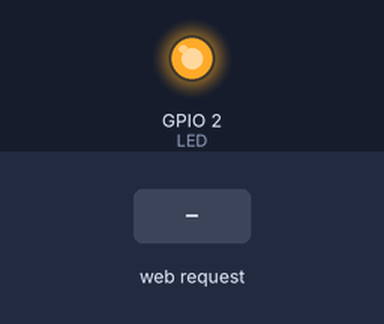
A sketch run on a simulated ESP8266 (NodeMCU). On the bench: output pins drawn as LEDs (lit = HIGH). The inputs (shaded band) are chosen by the test bench. WiFi joins after 1.5 s; servers stay silent unless stated; what the sketch prints to the serial monitor is not drawn.

Above: at 3.2 s.
3.3 s: HTTP request GET / received
At 3.7 s:
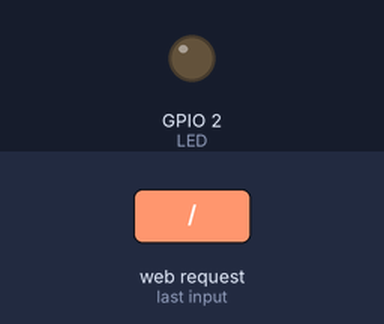
Timing chart, 0 to 6.3 s (numbered marks = the images above; inputs shaded):
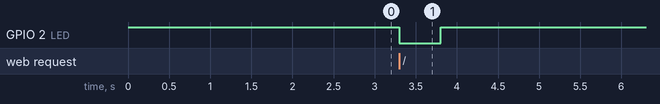

Measured:
- after the input at 3.3 s, GPIO 2 (LED): HIGH → LOW at once, → HIGH 0.50 s later

The sketch:

esp.ino
```cpp
#include <ESP8266WiFi.h>
#include <ESP8266WebServer.h>

#define AP_ssid   "WIFINAme" //这里改成你的设备当前环境下要连接的接入点名字
#define password  "passw0rd" //这里改成你的设备当前环境下要连接的接入点密码

#define LED 2

ESP8266WebServer server(80);

int i = 0;    //用来判定连接是否超时的累加量

void homepage () {
  // while (Serial.available() == 0) {}     //wait for data available
  // String teststr = Serial.readString();  //read until timeout
  // teststr.trim();
  server.send(200, "text/html;charset=utf8", "你干嘛嗨嗨哎哟");
  Serial.println("cxk");
  digitalWrite(LED,LOW);
  delay(500);
  digitalWrite(LED, HIGH);
  // server.send(200, "text/html;charset=utf8", "你是一个一个一个啊啊啊啊啊啊啊啊啊啊啊啊啊啊<br><h1>Arduino返回：" + teststr + "</h1>");
}

void setup() {
  Serial.begin(9600);  // 启动串口通讯，波特率设置为9600

  pinMode(LED,OUTPUT);
  digitalWrite(LED,HIGH);
  //     delay(500);
  //     digitalWrite(LED_PIN,LOW);
  delay(500);

  Serial.println("Start Connection");

  //调用 WiFi.begin()函数，开始连接接入点
  WiFi.begin(AP_ssid, password);
  Serial.print("Connecting to");
  Serial.print(AP_ssid);

  //这里的循环用来判断是否连接成功的。连接过程中每隔500毫秒会检查一次是否连接成功，，并打一个点表示正在连接中
  //连接成功后会给出提示，但是若60秒后还是没有连接上，则会提示超时
  while (WiFi.status() != WL_CONNECTED) {
    i++;
    delay(500);
    Serial.print(".");
    if (i > 120) { //60秒后如果还是连接不上，就判定为连接超时
      Serial.print("Connect Failed!");
      break;
    }
  }

  Serial.println("Connect Successful!");

  Serial.print("IP Address: ");
  Serial.println(WiFi.localIP());

  //初始化WebServer
  server.on("/", homepage);
  server.begin();
  Serial.println("HTTP server started");
}

void loop() {
  server.handleClient();
}

// #define LED_PIN 2
// void setup()
// {
//     pinMode(LED_PIN,OUTPUT);
// }
// void loop()
// {
//     digitalWrite(LED_PIN,HIGH);
//     delay(500);
//     digitalWrite(LED_PIN,LOW);
//     delay(500);
// }
```
